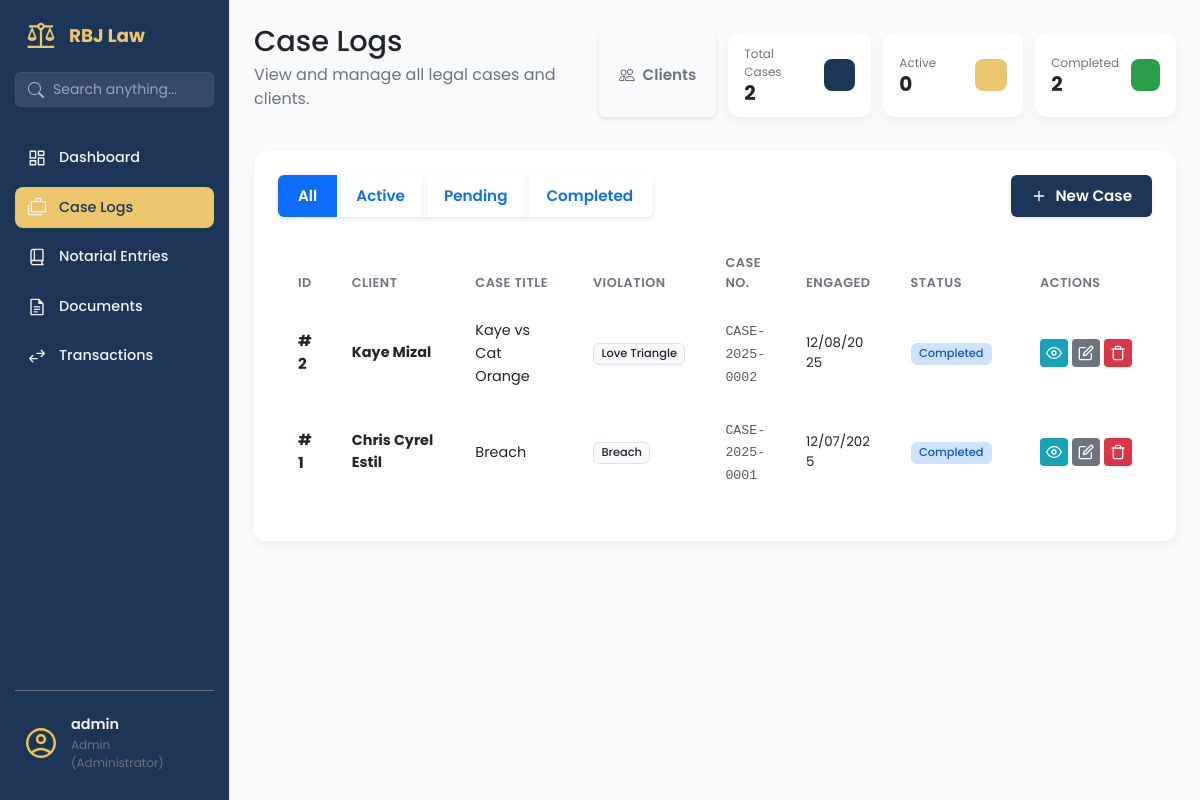
/cases/ (signed in), run on an earlier commit of the app's database.
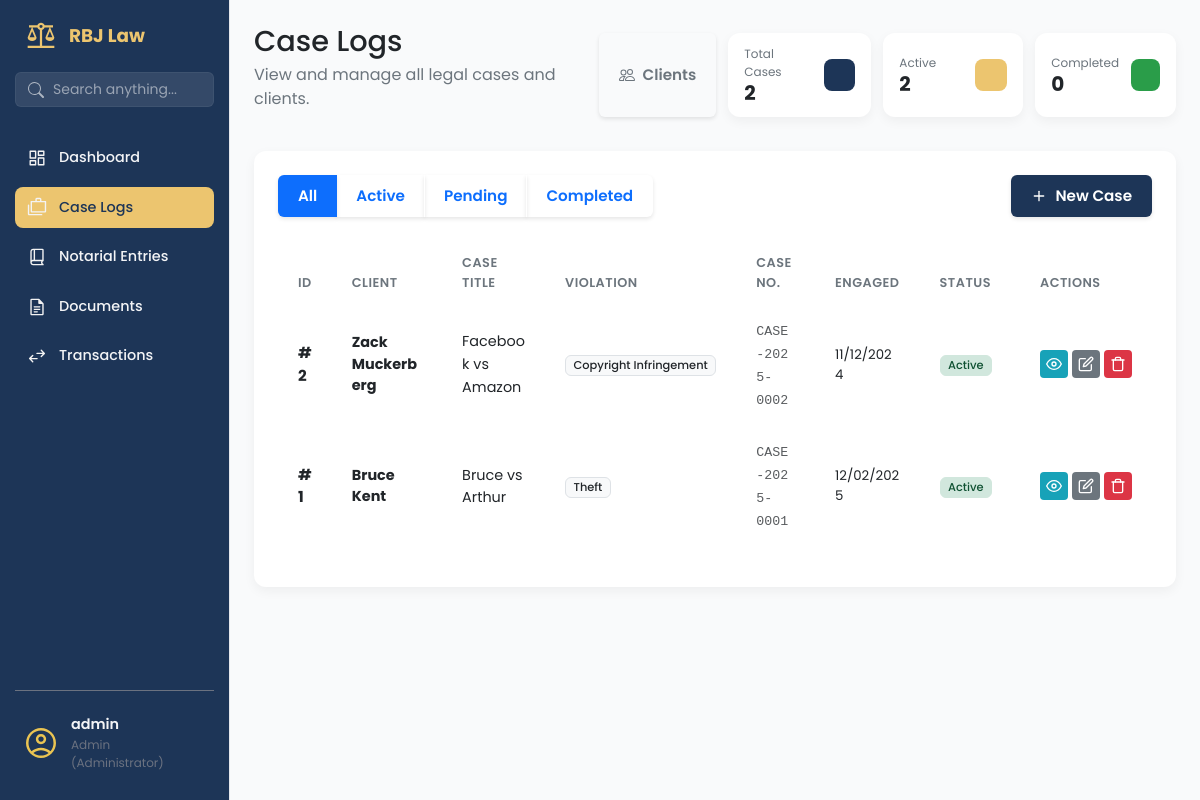
And on a later commit of the database.
### app/models/case_mdl.py (models this page shows, shortened)
class Case(db.Model):
    __tablename__ = 'cases'
    id = db.Column(db.Integer, primary_key=True)
    case_number = db.Column(db.String(100), unique=True, nullable=False)
    title = db.Column(db.String(255), nullable=False)
    case_category = db.Column(db.String(50), default='individual', nullable=False)  # 'individual' or 'corporate'
    case_type = db.Column(db.String(100), nullable=False)
    violation = db.Column(db.String(255), nullable=True)
    status = db.Column(db.String(50), default='active', nullable=False)
    engagement_date = db.Column(db.Date, nullable=False)
    filing_date = db.Column(db.Date, nullable=True)
    client_id = db.Column(db.Integer, db.ForeignKey('clients.id'), nullable=False)
    assigned_attorney_id = db.Column(db.Integer, db.ForeignKey('users.id'), nullable=True)
    created_at = db.Column(db.DateTime, default=lambda: datetime.now(PHT))
    updated_at = db.Column(db.DateTime, default=lambda: datetime.now(PHT), onupdate=lambda: datetime.now(PHT))
    cause_of_action = db.Column(db.String(255), nullable=True)  # Add this field
    client = db.relationship('Client', backref='cases', lazy=True)
    assigned_attorney = db.relationship('User', backref='assigned_cases', lazy=True)
    schedules = db.relationship('Schedule', backref='case', lazy=True, cascade="all, delete-orphan", order_by="asc(Schedule.deadline)")

### app/models/client_mdl.py (models this page shows, shortened)
class Client(db.Model):
    __tablename__ = 'clients'
    id = db.Column(db.Integer, primary_key=True)
    client_first_name = db.Column(db.String(100), nullable=False)
    client_last_name = db.Column(db.String(100), nullable=False)
    client_address = db.Column(db.String(255), nullable=False)
    client_email = db.Column(db.String(120), nullable=False, unique=True)
    client_phone = db.Column(db.String(50))
    client_role = db.Column(db.String(50))
    notes = db.Column(db.Text)
    is_active = db.Column(db.Boolean, default=True, nullable=False)
    deleted_at = db.Column(db.DateTime, nullable=True)
    @property
    def full_name(self):
        return f"{self.client_first_name} {self.client_last_name}"

### app/routes/case_routes.py (the view)
@case_bp.route('/')
@admin_required
@login_required
def list_cases():
    status_filter = request.args.get('status', 'all')
    sort_by = request.args.get('sort_by', 'created_at')
    sort_order = request.args.get('sort_order', 'desc')
    valid_sort_columns = ['id', 'case_number', 'title', 'violation',
                         'engagement_date', 'filing_date', 'status',
                         'created_at', 'updated_at']
    if sort_by not in valid_sort_columns:
        sort_by = 'created_at'
    cases_query = Case.query
    if status_filter and status_filter != 'all':
        cases_query = cases_query.filter_by(status=status_filter)
    if sort_order == 'asc':
        cases_query = cases_query.order_by(asc(getattr(Case, sort_by)))
    else:
        cases_query = cases_query.order_by(desc(getattr(Case, sort_by)))
    cases = cases_query.all()
    total_cases = Case.query.count()
    active_count = Case.query.filter_by(status='active').count()
    completed_count = Case.query.filter_by(status='completed').count()
    pending_count = Case.query.filter_by(status='pending').count()
    return render_template('cases/list.html',
                         cases=cases,
                         total_cases=total_cases,
                         active_count=active_count,
                         completed_count=completed_count,
                         pending_count=pending_count,
                         current_status=status_filter,
                         sort_by=sort_by,
                         sort_order=sort_order)

### app/utils/permissions.py (called while the page is built)
def admin_required(f):
    @wraps(f)
    def decorated_function(*args, **kwargs):
        if not current_user.is_authenticated:
            flash('Please login to access this page.', 'error')
            return redirect(url_for('auth.login'))
        if not current_user.is_admin and current_user.role != 'admin':
            flash('Administrator access required.', 'error')
            return redirect(url_for('dashboard.dashboard_page'))
        return f(*args, **kwargs)
    return decorated_function

### app/templates/cases/list.html (shortened to what the changed rows need)
{% extends "base.html" %}
{% block content %}
<main class="dashboard-content">
    <header class="dashboard-header">
        <div>
            <h1>Case Logs </h1>
        </div>
        <div style="display: flex; justify-content: space-between; gap: 12px;">
            <div class="data-card data-card--sm">
                <div class="data-card__info">
                    <span class="data-card__title">Active</span>
                    <span class="data-card__value">{{ active_count }}</span>
                </div>
            </div>
            <div class="data-card data-card--sm">
                <div class="data-card__info">
                    <span class="data-card__title">Completed</span>
                    <span class="data-card__value">{{ completed_count }}</span>
                </div>
            </div>
        </div>
    </header>
    <section class="content-section">
        <div class="panel-card">
            <div class="table-wrapper">
                <table class="table" id="casesTable">
                    <colgroup>
                    </colgroup>
                    <thead>
                        <tr>
                            <th onclick="sortTable(0)" style="cursor: pointer;">ID</th>
                            <th onclick="sortTable(1)" style="cursor: pointer;">Client</th>
                            <th onclick="sortTable(2)" style="cursor: pointer;">Case Title</th>
                            <th onclick="sortTable(3)" style="cursor: pointer;">Violation</th>
                            <th onclick="sortTable(4)" style="cursor: pointer;">Case No.</th>
                            <th onclick="sortTable(5)" style="cursor: pointer;">Engaged</th>
                            <th onclick="sortTable(7)" style="cursor: pointer;">Status</th>
                            <th>Actions</th>
                        </tr>
                    </thead>
                    <tbody>
                        {% for case in cases %}
                        <tr class="document-row">
                            <td><strong>#{{ case.id }}</strong></td>
                            <td>
                                {% if case.client %}
                                <div class="d-flex flex-column">
                                    <span class="fw-bold text-dark" style="font-size: 0.9rem;">
                                        {{ case.client.full_name }}
                                    </span>
                                </div>
                                {% else %}
                                <span class="text-muted">No Client</span>
                                {% endif %}
                            </td>
                            <td>
                                <span class="text-dark" style="font-size: 0.9rem;">{{ case.title }}</span>
                            </td>
                            <td><span class="badge bg-light text-dark border">{{ case.violation or 'N/A' }}</span></td>
                            <td><code class="text-muted">{{ case.case_number }}</code></td>
                            <td>
                                <div class="small">{{ case.engagement_date.strftime('%m/%d/%Y') }}</div>
                            </td>
                            <td>
                                {% if case.status == 'active' %}
                                <span
                                    class="badge bg-success-subtle text-success border border-success-subtle me-2">Active</span>
                                {% elif case.status == 'completed' %}
                                <span
                                    class="badge bg-primary-subtle text-primary border border-primary-subtle me-2">Completed</span>
                                {% elif case.status == 'pending' %}
                                <span
                                    class="badge bg-warning-subtle text-warning border border-warning-subtle me-2">Pending</span>
                                {% else %}
                                <span
                                    class="badge bg-secondary-subtle text-secondary border border-secondary-subtle me-2">{{
                                    case.status|title }}</span>
                                {% endif %}
                            </td>
                            <td>
                                <div class="action-buttons">
                                    <a href="{{ url_for('case.view_case', case_id=case.id) }}"
                                        class="btn-action btn-action--info" title="View Details">
                                        <svg xmlns="http://www.w3.org/2000/svg" width="16" height="16"
                                            viewBox="0 0 24 24" fill="none" stroke="currentColor" stroke-width="2"
                                            stroke-linecap="round" stroke-linejoin="round">
                                            <path d="M1 12s4-8 11-8 11 8 11 8-4 8-11 8-11-8-11-8z"></path>
                                            <circle cx="12" cy="12" r="3"></circle>
                                        </svg>
                                    </a>
                                    <a href="{{ url_for('case.edit_case', case_id=case.id) }}"
                                        class="btn-action btn-action--secondary" title="Update Case">
                                    </a>
                                    <form method="POST" action="{{ url_for('case.delete_case', case_id=case.id) }}"
                                        style="display: inline;"
                                        onsubmit="return confirm('Are you sure you want to delete this case?');">
                                        <button type="submit" class="btn-action btn-action--danger" title="Delete">
                                        </button>
                                    </form>
                                </div>
                            </td>
                        </tr>
                        {% endfor %}
                    </tbody>
                </table>
            </div>
        </div>
    </section>
</main>
{% endblock %}

What changed in the data, as far as the page shows it:
changed Case id 2: client.full_name "Kaye Mizal" → "Zack Muckerberg"; title "Kaye vs Cat Orange" → "Facebook vs Amazon"; violation "Love Triangle" → "Copyright Infringement"; engagement_date "12/08/2025" → "11/12/2024"; status "Completed" → "Active"
changed Case id 1: client.full_name "Chris Cyrel Estil" → "Bruce Kent"; title "Breach" → "Bruce vs Arthur"; violation "Breach" → "Theft"; engagement_date "12/07/2025" → "12/02/2025"; status "Completed" → "Active"
Also different on the page:
{{ active_count }}: "0" → "2"
{{ completed_count }}: "2" → "0"
